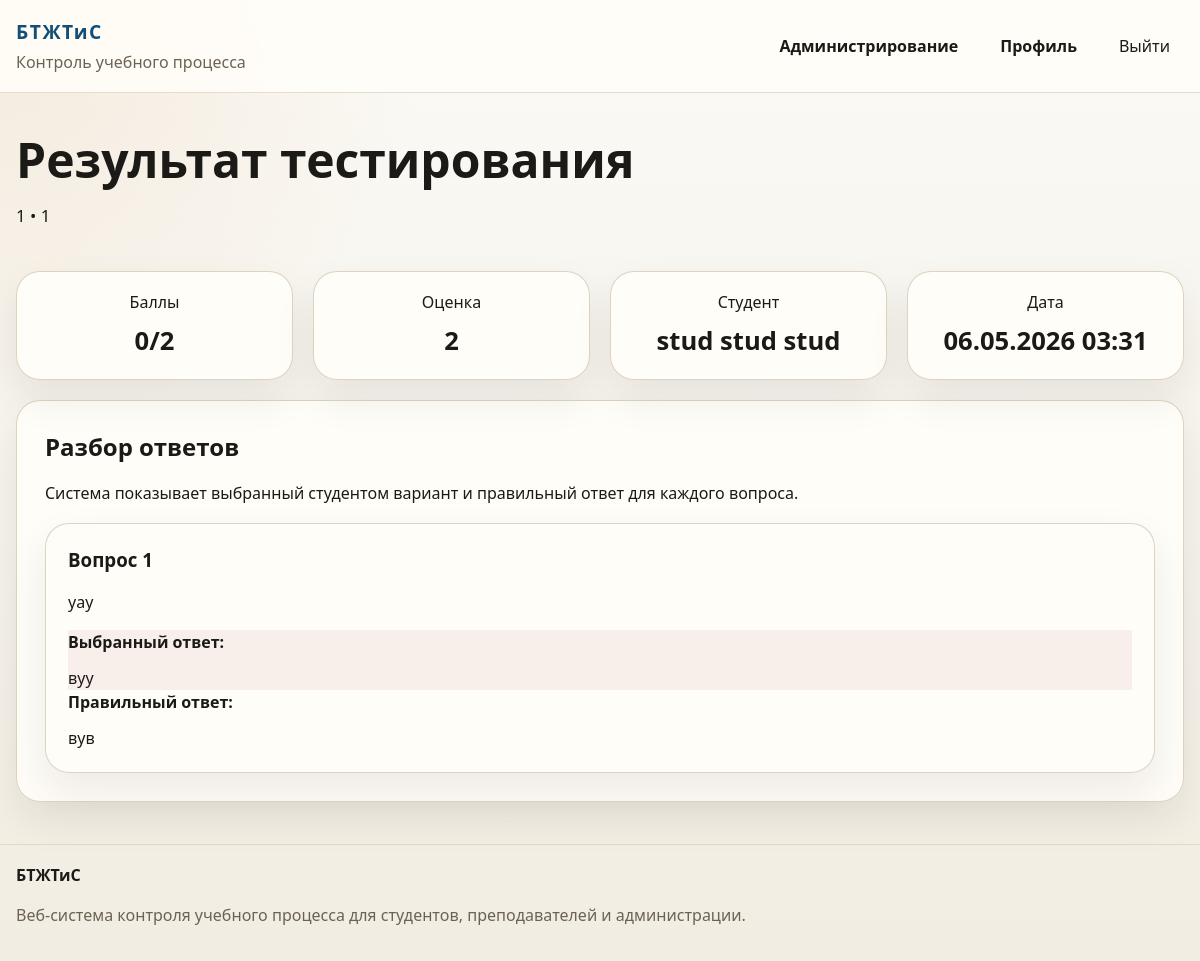
Page /attempts/1/result/ (signed in) on the committed database.
### education/models.py (models this page shows, shortened)
class TestAttempt(models.Model):
    student = models.ForeignKey(
        settings.AUTH_USER_MODEL,
        on_delete=models.CASCADE,
        related_name="attempts",
        limit_choices_to={"role": ROLE_STUDENT},
        verbose_name="Студент",
    )
    test = models.ForeignKey(Test, on_delete=models.CASCADE, related_name="attempts", verbose_name="Тест")
    attempt_number = models.PositiveIntegerField("Номер попытки", default=1)
    score = models.PositiveIntegerField("Набрано баллов", default=0)
    max_score = models.PositiveIntegerField("Максимум баллов", default=0)
    grade = models.CharField("Оценка", max_length=2, blank=True)
    started_at = models.DateTimeField("Начало", auto_now_add=True)
    completed_at = models.DateTimeField("Окончание", blank=True, null=True)
    is_finished = models.BooleanField("Завершён", default=False)
    class Meta:
        db_table = "test_attempts"
        ordering = ["-started_at"]
        unique_together = ("student", "test", "attempt_number")
        verbose_name = "Попытка прохождения"
        verbose_name_plural = "Попытки прохождения"

class Test(models.Model):
    title = models.CharField("Название теста", max_length=200)
    description = models.TextField("Описание", blank=True)
    discipline = models.ForeignKey(
        Discipline,
        on_delete=models.CASCADE,
        related_name="tests",
        verbose_name="Дисциплина",
    )
    author = models.ForeignKey(
        settings.AUTH_USER_MODEL,
        on_delete=models.CASCADE,
        related_name="created_tests",
        limit_choices_to={"role": ROLE_TEACHER},
        verbose_name="Автор",
    )
    groups = models.ManyToManyField(
        AcademicGroup,
        related_name="tests",
        blank=True,
        verbose_name="Доступные группы",
    )
    time_limit_minutes = models.PositiveIntegerField("Лимит времени (мин.)", default=30)
    max_attempts = models.PositiveIntegerField("Максимум попыток", default=1)
    allow_retake = models.BooleanField("Разрешить повторное прохождение", default=False)
    is_published = models.BooleanField("Опубликован", default=False)
    available_from = models.DateTimeField("Доступен с", blank=True, null=True)
    available_to = models.DateTimeField("Доступен до", blank=True, null=True)
    created_at = models.DateTimeField("Создан", auto_now_add=True)
    updated_at = models.DateTimeField("Обновлён", auto_now=True)
    class Meta:
        db_table = "tests"
        ordering = ["-updated_at", "title"]
        verbose_name = "Тест"
        verbose_name_plural = "Тесты"

class Discipline(models.Model):
    name = models.CharField("Дисциплина", max_length=120, unique=True)
    code = models.CharField("Код", max_length=20, blank=True)
    description = models.TextField("Описание", blank=True)
    teachers = models.ManyToManyField(
        settings.AUTH_USER_MODEL,
        related_name="disciplines_taught",
        blank=True,
        limit_choices_to={"role": ROLE_TEACHER},
        verbose_name="Преподаватели",
    )
    groups = models.ManyToManyField(
        AcademicGroup,
        related_name="disciplines",
        blank=True,
        verbose_name="Учебные группы",
    )
    class Meta:
        db_table = "disciplines"
        ordering = ["name"]
        verbose_name = "Дисциплина"
        verbose_name_plural = "Дисциплины"

class User(AbstractUser):
    class Role(models.TextChoices):
        STUDENT = ROLE_STUDENT, "Студент"
        TEACHER = ROLE_TEACHER, "Преподаватель"
        ADMINISTRATOR = ROLE_ADMINISTRATOR, "Администратор"
    email = models.EmailField("Электронная почта", unique=True, blank=True, null=True)
    middle_name = models.CharField("Отчество", max_length=150, blank=True)
    phone = models.CharField("Телефон", max_length=32, blank=True)
    bio = models.TextField("О себе", blank=True)
    role = models.CharField(
        "Роль",
        max_length=20,
        choices=Role.choices,
        default=Role.STUDENT,
    )
    academic_group = models.ForeignKey(
        "AcademicGroup",
        on_delete=models.SET_NULL,
        related_name="students",
        blank=True,
        null=True,
        verbose_name="Учебная группа",
    )
    REQUIRED_FIELDS = ["first_name", "last_name"]
    objects = UserManager()
    class Meta:
        db_table = "users"
        ordering = ["last_name", "first_name", "username"]
        verbose_name = "Пользователь"
        verbose_name_plural = "Пользователи"
    @property
    def full_name(self):
        return " ".join(
            part for part in [self.last_name, self.first_name, self.middle_name] if part
        ) or self.username
    @property
    def is_teacher(self):
        return self.role == self.Role.TEACHER
    @property
    def is_administrator(self):
        return self.role == self.Role.ADMINISTRATOR or self.is_superuser

class StudentAnswer(models.Model):
    attempt = models.ForeignKey(
        TestAttempt,
        on_delete=models.CASCADE,
        related_name="answers",
        verbose_name="Попытка",
    )
    question = models.ForeignKey(
        Question,
        on_delete=models.CASCADE,
        related_name="answers",
        verbose_name="Вопрос",
    )
    selected_option = models.ForeignKey(
        AnswerOption,
        on_delete=models.SET_NULL,
        blank=True,
        null=True,
        related_name="selected_answers",
        verbose_name="Выбранный вариант",
    )
    is_correct = models.BooleanField("Правильный ответ", default=False)
    answered_at = models.DateTimeField("Обновлено", auto_now=True)
    class Meta:
        db_table = "student_answers"
        ordering = ["question__order", "id"]
        unique_together = ("attempt", "question")
        verbose_name = "Ответ студента"
        verbose_name_plural = "Ответы студентов"

class Question(models.Model):
    test = models.ForeignKey(Test, on_delete=models.CASCADE, related_name="questions", verbose_name="Тест")
    text = models.TextField("Текст вопроса")
    image = models.ImageField("Изображение", upload_to="questions/", blank=True, null=True)
    order = models.PositiveIntegerField("Порядок", default=1)
    class Meta:
        db_table = "questions"
        ordering = ["order", "id"]
        unique_together = ("test", "order")
        verbose_name = "Вопрос"
        verbose_name_plural = "Вопросы"

class AnswerOption(models.Model):
    question = models.ForeignKey(
        Question,
        on_delete=models.CASCADE,
        related_name="options",
        verbose_name="Вопрос",
    )
    text = models.CharField("Вариант ответа", max_length=255)
    is_correct = models.BooleanField("Правильный", default=False)
    order = models.PositiveIntegerField("Порядок", default=1)
    class Meta:
        db_table = "answer_options"
        ordering = ["order", "id"]
        unique_together = ("question", "order")
        verbose_name = "Вариант ответа"
        verbose_name_plural = "Варианты ответов"
    def __str__(self):
        return self.text

### education/views.py (the view)
# urls.py: path("attempts/<int:attempt_pk>/result/", views.attempt_result, name="attempt_result"),
@login_required
def attempt_result(request, attempt_pk):
    attempt = get_object_or_404(
        TestAttempt.objects.select_related("student", "test", "test__discipline").prefetch_related(
            "answers__question",
            "answers__selected_option",
            "answers__question__options",
        ),
        pk=attempt_pk,
    )
    is_owner = attempt.student == request.user
    is_teacher_owner = request.user.is_teacher and attempt.test.author == request.user
    is_admin = request.user.is_administrator or request.user.is_superuser
    if not (is_owner or is_teacher_owner or is_admin):
        return HttpResponseForbidden("Доступ запрещён.")
    if not attempt.is_finished and is_owner:
        return redirect("education:take_test", attempt_pk=attempt.pk, order=1)
    return render(request, "education/test_result.html", {"attempt": attempt})

### education/context_processors.py (called while the page is built)
def site_meta(request):
    view_name = getattr(getattr(request, "resolver_match", None), "view_name", "")
    meta = DEFAULT_META | ROUTE_META.get(view_name, {})
    meta["url"] = request.build_absolute_uri()
    meta["image"] = request.build_absolute_uri(static("education/img/og-cover.svg"))
    meta["og_title"] = meta["title"]
    return {
        "site_meta": meta,
        "current_view_name": view_name,
    }

### templates/education/test_result.html (shortened to what this page needs)
{% extends "base.html" %}
{% block content %}
<section class="section">
    <div class="container">
        <div class="page-head page-head-inline">
            <div>
                <h1>Результат тестирования</h1>
                <p>{{ attempt.test.title }} • {{ attempt.test.discipline.name }}</p>
            </div>
        </div>
        <div class="stats-strip">
            <article class="mini-stat"><span>Баллы</span><strong>{{ attempt.score }}/{{ attempt.max_score }}</strong></article>
            <article class="mini-stat"><span>Оценка</span><strong>{{ attempt.grade }}</strong></article>
            <article class="mini-stat"><span>Студент</span><strong>{{ attempt.student.full_name }}</strong></article>
            <article class="mini-stat"><span>Дата</span><strong>{{ attempt.completed_at|date:"d.m.Y H:i" }}</strong></article>
        </div>
        <section class="panel panel-top-space">
            <div class="section-head">
                <h2>Разбор ответов</h2>
                <p>Система показывает выбранный студентом вариант и правильный ответ для каждого вопроса.</p>
            </div>
            <div class="cards-grid">
                {% for answer in attempt.answers.all %}
                    <article class="feature-card question-card">
                        <h3>Вопрос {{ answer.question.order }}</h3>
                        <p>{{ answer.question.text }}</p>
                        <div class="answer-summary {% if answer.is_correct %}success-state{% else %}danger-state{% endif %}">
                            <strong>Выбранный ответ:</strong>
                            <span>{{ answer.selected_option|default:"Ответ не выбран" }}</span>
                        </div>
                        <div class="answer-summary">
                            <strong>Правильный ответ:</strong>
                            {% for option in answer.question.options.all %}
                                {% if option.is_correct %}
                                    <span>{{ option.text }}</span>
                                {% endif %}
                            {% endfor %}
                        </div>
                    </article>
                {% endfor %}
            </div>
        </section>
    </div>
</section>
{% endblock %}

### static/education/css/styles.css (style rules this page uses)
:root { --bg: #f6f4ee; --surface: #fffdf8; --surface-alt: #efe8d9; --border: #dccfb9; --text: #1c1a16; --muted: #6c6254; --primary: #124e78; --primary-dark: #0d3958; --accent: #cb7c2f; --danger: #a63d40; --success: #216869; --shadow: 0 18px 40px rgba(28, 26, 22, 0.08); --radius: 24px; }
html { min-width: 320px; }
*, *::before, *::after { box-sizing: border-box; }
body { margin: 0; min-height: 100svh; display: flex; flex-direction: column; font-family: "Segoe UI", Tahoma, Geneva, Verdana, sans-serif; background: radial-gradient(circle at top left, rgba(203, 124, 47, 0.12), transparent 28%), linear-gradient(180deg, #fbfaf6 0%, #f2ede2 100%); color: var(--text); line-height: 1.5; overflow-wrap: break-word; }
:where(h1, h2, h3, .brand-text, .table-muted, .quick-link) { overflow-wrap: anywhere; }
.container { width: min(1180px, calc(100% - 32px)); margin: 0 auto; }
.header-inner, .footer-inner, .page-head-inline, .head-actions, .main-nav, .hero-actions, .hero-note, .quick-links, .test-meta, .test-actions, .filters-row, .filters-actions, .actions-cell, .checkbox-line, .form-actions, .log-item, .answer-row { display: flex; align-items: center; gap: 14px; }
.section, .hero { padding: 42px 0; }
.hero-grid, .dashboard-grid, .cards-grid, .stat-grid, .stats-strip, .stats-strip-wide, .form-grid, .formset-grid { display: grid; gap: 20px; }
.hero h1, .page-head h1 { margin: 0 0 12px; font-size: clamp(2rem, 4vw, 3.6rem); line-height: 1.05; }
.hero-text, .page-head p { font-size: 1.05rem; line-height: 1.7; max-width: 760px; }
.hero-panel, .panel, .feature-card, .mini-stat, .stat-card, .details-card { background: rgba(255, 253, 248, 0.94); border: 1px solid rgba(220, 207, 185, 0.9); border-radius: var(--radius); box-shadow: var(--shadow); }
.hero-panel, .panel { padding: 28px; }
.stat-grid, .stats-strip { grid-template-columns: repeat(auto-fit, minmax(150px, 1fr)); }
.stat-card, .mini-stat { padding: 18px; text-align: center; }
.stat-card strong, .mini-stat strong { display: block; margin-top: 8px; font-size: 1.6rem; text-align: center; }
.cards-grid { grid-template-columns: repeat(auto-fit, minmax(260px, 1fr)); }
.feature-card { padding: 22px; }
.section-head { margin-bottom: 18px; }
:where(.section-head, .page-head) > :last-child { margin-bottom: 0; }
.section-head h2, .feature-card h3, .details-card summary { margin: 0 0 8px; }
.page-head { margin-bottom: 24px; }
.page-head-inline { justify-content: space-between; align-items: flex-start; }
.panel-top-space { margin-top: 20px; }
.option-card-editor, .details-content, .answer-summary, .answer-option { display: grid; gap: 12px; }
.danger-state { background: rgba(166, 61, 64, 0.08); }

### rows in the picture
TestAttempt: test "1", test.discipline.name "1", score "0", max_score "2", grade "2", student.full_name "stud stud stud", completed_at "06.05.2026 03:31"
StudentAnswer: question.order "1", question.text "уау", selected_option "вуу"
AnswerOption: text "вув"
